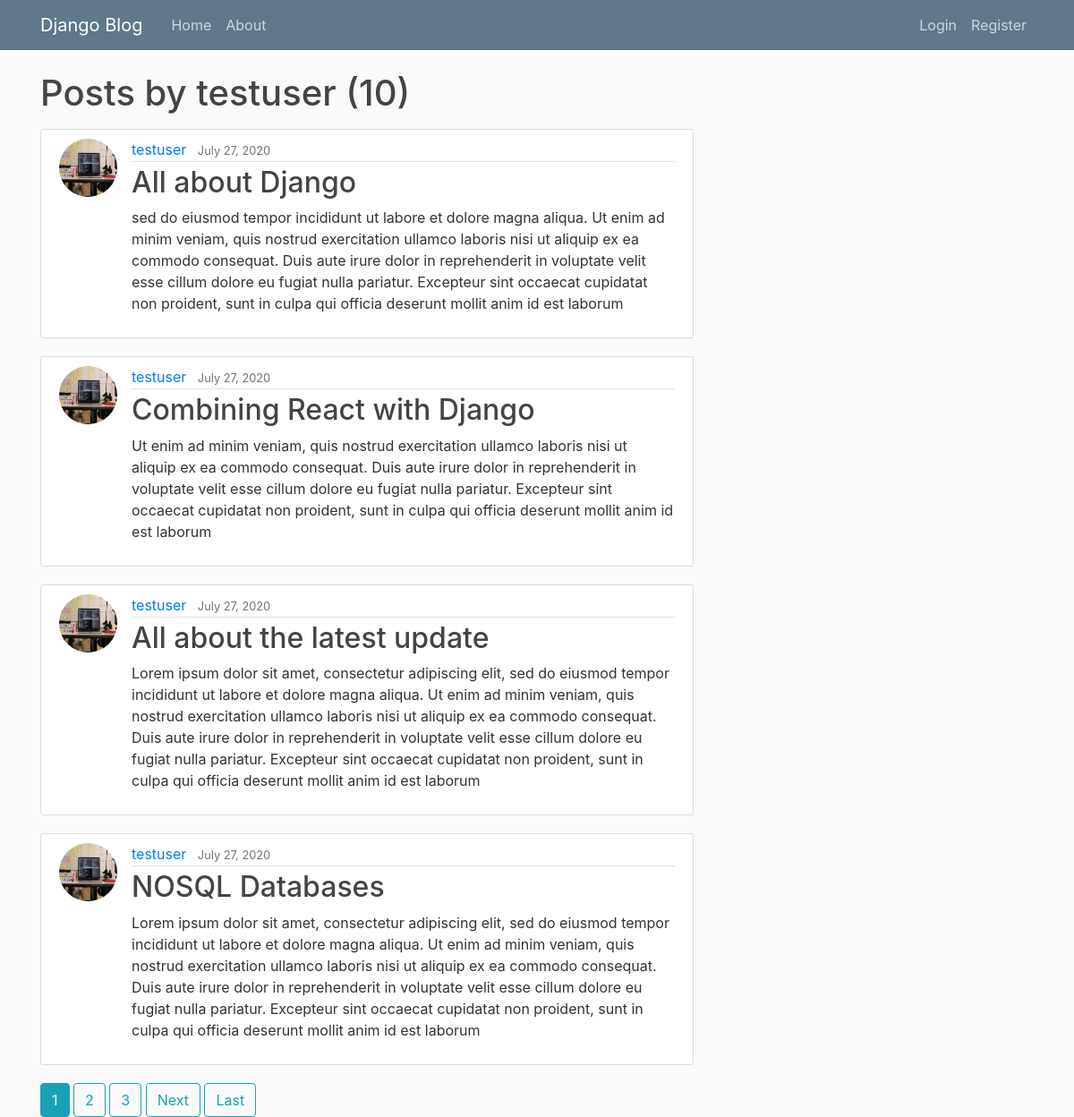
Screenshot of /post/testuser/ with the database file from the repository.
### blog/models.py (models this page shows, shortened)
class Post(models.Model):
    title = models.CharField(max_length=100)
    content = models.TextField()
    date_posted = models.DateTimeField(default=timezone.now)
    author = models.ForeignKey(User, on_delete=models.CASCADE)

### users/models.py (models this page shows, shortened)
class Profile(models.Model):
    user = models.OneToOneField(User, on_delete=models.CASCADE)
    image = models.ImageField(default='default.jpg', upload_to='profile_pics')

### blog/views.py (the view)
# urls.py: path('post/<str:username>/', UserPostListView.as_view(), name='user-posts'),
class UserPostListView(ListView):
    model = Post
    template_name = 'blog/user_posts.html'
    context_object_name = 'posts'
    paginate_by = 4
    def get_queryset(self):
      user = get_object_or_404(User, username=self.kwargs.get('username'))
      return Post.objects.filter(author=user).order_by('-date_posted')

### blog/templates/blog/user_posts.html (shortened to what this page needs)
{% extends "blog/base.html" %}
{% block content %}
    <h1 class="mb-3">Posts by {{view.kwargs.username}} ({{page_obj.paginator.count}})</h1>
    {% for post in posts %}
        <article class="media content-section">
            <img src="{{post.author.profile.image.url}}" class="rounded-circle article-img">
            <div class="media-body">
                <div class="article-metadata">
                    <a href="{% url 'user-posts' post.author.username %}" class="mr-2">{{ post.author }}</a>
                    <small class="text-muted">{{ post.date_posted|date:"F d, Y" }}</small>
                </div>
                <h2><a href="{% url 'post-details' post.id %}" class="article-title">{{ post.title }}</a></h2>
                <p class="article-content">{{ post.content }}</p>
            </div>
        </article>
    {% endfor %}
    {% if is_paginated %}
        {% for num in page_obj.paginator.page_range %}
            {% if page_obj.number == num %}
                <a class="btn btn-info mb4" href="?page={{num}}">{{num}}</a>
            {% elif num > page_obj.number|add:'-3' and num < page_obj.number|add:'3' %}
                <a class="btn btn-outline-info mb4" href="?page={{num}}">{{num}}</a>
            {% endif %}
        {% endfor %}
        {% if page_obj.has_next %}
            <a class="btn btn-outline-info mb4" href="?page={{page_obj.next_page_number}}">Next</a>
            <a class="btn btn-outline-info mb4" href="?page={{page_obj.paginator.num_pages}}">Last</a>
        {% endif %}
    {% endif %}
{% endblock content %}

### blog/static/blog/main.css (style rules this page uses)
body { background: #fafafa; color: #333333; margin-top: 5rem; }
h1, h2, h3, h4, h5, h6 { color: #444444; }
.content-section { background: #ffffff; padding: 10px 20px; border: 1px solid #dddddd; border-radius: 3px; margin-bottom: 20px; }
.article-title { color: #444444 }
.article-content { white-space: pre-line; }
.article-img { height: 65px; width: 65px; margin-right: 16px; }
.article-metadata { padding-bottom: 1px; margin-bottom: 4px; border-bottom: 1px solid #e3e3e3; }

### rows the page displays
Post: author.profile.image (placeholder picture), author "testuser", date_posted "July 27, 2020", title "All about Django", content "sed do eiusmod tempor incididunt ut labore et dolore magna aliqua. Ut enim ad minim veniam, quis nostrud exercitation ullamco laboris nisi ut aliquip ex ea commodo consequat. Duis aute irure dolor in reprehenderit in voluptate velit esse cillum dolore eu fugiat nulla pariatur. Excepteur sint occaecat cupidatat non proident, sunt in culpa qui officia deserunt mollit anim id est laborum"
Post: author.profile.image (placeholder picture), author "testuser", date_posted "July 27, 2020", title "Combining React with Django", content "Ut enim ad minim veniam, quis nostrud exercitation ullamco laboris nisi ut aliquip ex ea commodo consequat. Duis aute irure dolor in reprehenderit in voluptate velit esse cillum dolore eu fugiat nulla pariatur. Excepteur sint occaecat cupidatat non proident, sunt in culpa qui officia deserunt mollit anim id est laborum"
Post: author.profile.image (placeholder picture), author "testuser", date_posted "July 27, 2020", title "All about the latest update", content "Lorem ipsum dolor sit amet, consectetur adipiscing elit, sed do eiusmod tempor incididunt ut labore et dolore magna aliqua. Ut enim ad minim veniam, quis nostrud exercitation ullamco laboris nisi ut aliquip ex ea commodo consequat. Duis aute irure dolor in reprehenderit in voluptate velit esse cillum dolore eu fugiat nulla pariatur. Excepteur sint occaecat cupidatat non proident, sunt in culpa qui officia deserunt mollit anim id est laborum"
Post: author.profile.image (placeholder picture), author "testuser", date_posted "July 27, 2020", title "NOSQL Databases", content "Lorem ipsum dolor sit amet, consectetur adipiscing elit, sed do eiusmod tempor incididunt ut labore et dolore magna aliqua. Ut enim ad minim veniam, quis nostrud exercitation ullamco laboris nisi ut aliquip ex ea commodo consequat. Duis aute irure dolor in reprehenderit in voluptate velit esse cillum dolore eu fugiat nulla pariatur. Excepteur sint occaecat cupidatat non proident, sunt in culpa qui officia deserunt mollit anim id est laborum"

### other values shown
{{ view.kwargs.username }} "testuser"
{{ page_obj.paginator.count }} "10"
{{ num }} "1"
{{ num }} "2" "3"
